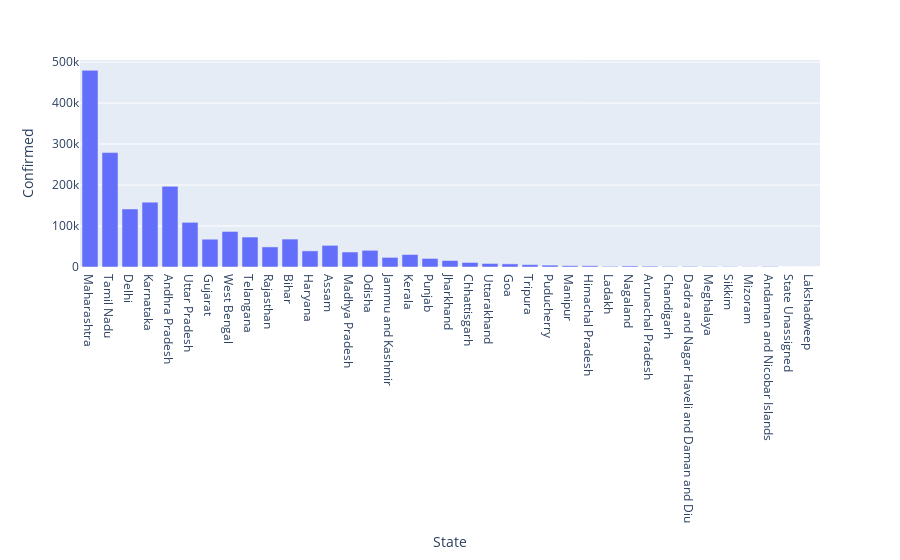

Notebook code for this chart:
### Code cell
px.bar(df, x = 'State', y = 'Confirmed')

### Figure 1 — Plotly figure (JSON) as saved in the notebook; plotly's stock layout.template omitted (floating-point values rounded to 4 significant figures)
{"data": [{"alignmentgroup": "True", "hovertemplate": "State=%{x}<br>Confirmed=%{y}<extra></extra>", "legendgroup": "", "marker": {"color": "#636efa"}, "name": "", "offsetgroup": "", "orientation": "v", "showlegend": false, "textposition": "auto", "type": "bar", "x": ["Maharashtra", "Tamil Nadu", "Delhi", "Karnataka", "Andhra Pradesh", "Uttar Pradesh", "Gujarat", "West Bengal", "Telangana", "Rajasthan", "Bihar", "Haryana", "Assam", "Madhya Pradesh", "Odisha", "Jammu and Kashmir", "Kerala", "Punjab", "Jharkhand", "Chhattisgarh", "Uttarakhand", "Goa", "Tripura", "Puducherry", "Manipur", "Himachal Pradesh", "Ladakh", "Nagaland", "Arunachal Pradesh", "Chandigarh", "Dadra and Nagar Haveli and Daman and Diu", "Meghalaya", "Sikkim", "Mizoram", "Andaman and Nicobar Islands", "State Unassigned", "Lakshadweep"], "xaxis": "x", "y": [479779, 279144, 141531, 158254, 196789, 108974, 67811, 86754, 73050, 48996, 68148, 39303, 52818, 36564, 40717, 23454, 30449, 20891, 15756, 11020, 8623, 7614, 5740, 4621, 3217, 3047, 1595, 2580, 1948, 1327, 1415, 990, 829, 538, 1123, 0, 0], "yaxis": "y"}], "layout": {"barmode": "relative", "legend": {"tracegroupgap": 0}, "margin": {"t": 60}, "xaxis": {"anchor": "y", "domain": [0, 1], "title": {"text": "State"}}, "yaxis": {"anchor": "x", "domain": [0, 1], "title": {"text": "Confirmed"}}}}
